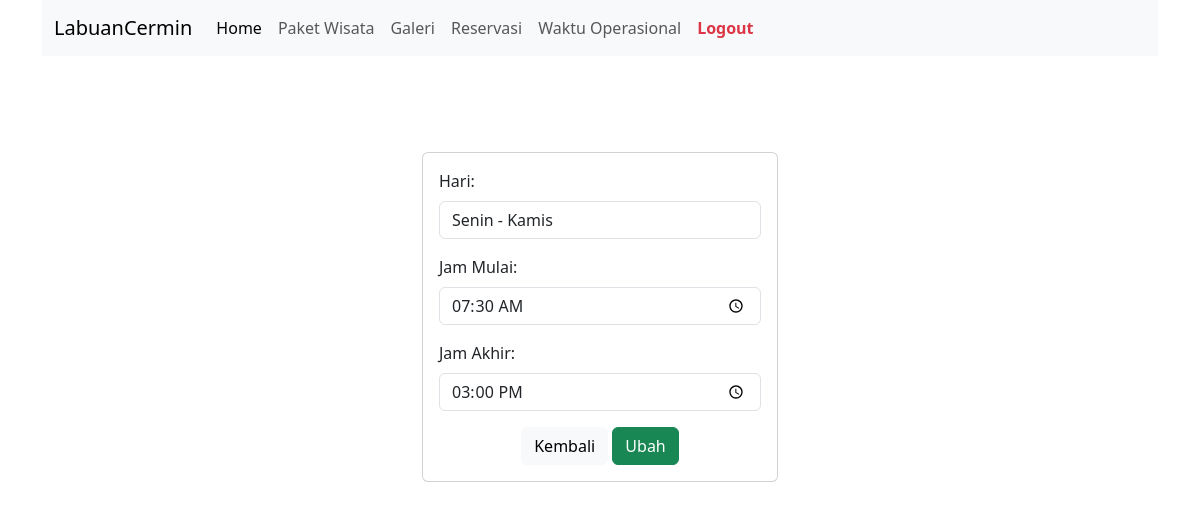
The app's page /admin/ubah-waktu-operasional.php?id=1 (signed in) with its own data.
### tables this page shows
CREATE TABLE `open_hours` (
  `id` bigint(20) unsigned NOT NULL AUTO_INCREMENT,
  `day` varchar(40) NOT NULL,
  `time_start` time NOT NULL,
  `time_end` time NOT NULL,
  PRIMARY KEY (`id`),
  UNIQUE KEY `id` (`id`)
);

### admin/ubah-waktu-operasional.php (the view, shortened to what this page needs)
<?php
require_once '../conn.php';
$id = $_GET['id'];
$query = "SELECT * FROM open_hours WHERE id = $id";
$openHours = mysqli_query($conn, $query);
$row = mysqli_fetch_assoc($openHours);
?>
<?php include_once '../layouts/backend/header.php'; ?>
<?php include_once '../layouts/backend/navbar.php'; ?>
<div class="row justify-content-center pt-5 mt-5">
    <div class="col-md-4">
        <div class="card">
            <div class="card-body">
                <form action="" method="POST">
                    <div class="mb-3">
                        <label for="day" class="form-label">Hari:</label>
                        <input type="text" class="form-control" name="day" value="<?= $row['day'] ?>">
                    </div>
                    <div class="mb-3">
                        <label for="time_start" class="form-label">Jam Mulai:</label>
                        <input type="time" class="form-control" name="time_start" value="<?= $row['time_start'] ?>">
                    </div>
                    <div class="mb-3">
                        <label for="time_end" class="form-label">Jam Akhir:</label>
                        <input type="time" class="form-control" name="time_end" value="<?= $row['time_end'] ?>">
                    </div>
                    <div class="text-center">
                        <a href="./waktu-operasional.php" class="btn btn-light">Kembali</a>
                        <button type="submit" name="submit" class="btn btn-success">Ubah</button>
                    </div>
                </form>
            </div>
        </div>
    </div>
</div>
<?php include_once '../layouts/backend/footer.php'; ?>

### records on screen
open_hours: day "Senin - Kamis", time_start "07:30:00", time_end "15:00:00"
